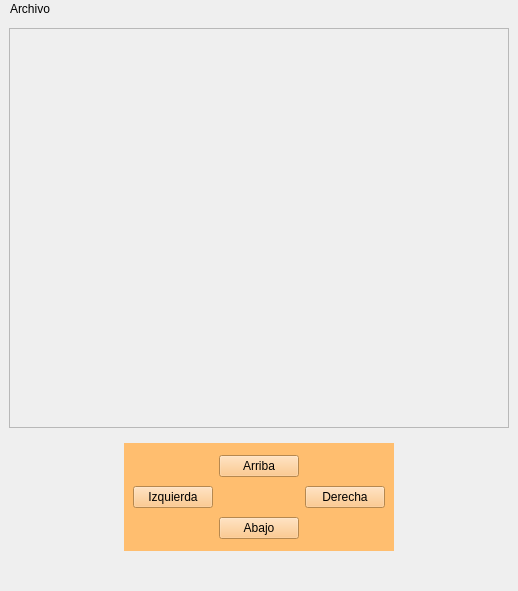
<?xml version="1.0" encoding="UTF-8"?>
<ui version="4.0">
 <class>Juego</class>
 <widget class="QMainWindow" name="Juego">
  <property name="geometry">
   <rect>
    <x>0</x>
    <y>0</y>
    <width>518</width>
    <height>591</height>
   </rect>
  </property>
  <property name="windowTitle">
   <string>Juego</string>
  </property>
  <property name="windowIcon">
   <iconset resource="recursos.qrc">
    <normaloff>:/recursos/circulo.png</normaloff>:/recursos/circulo.png</iconset>
  </property>
  <property name="styleSheet">
   <string notr="true">border-color: rgb(220, 138, 221);</string>
  </property>
  <widget class="QWidget" name="centralwidget">
   <layout class="QVBoxLayout" name="verticalLayout">
    <item>
     <widget class="QFrame" name="marco">
      <property name="minimumSize">
       <size>
        <width>500</width>
        <height>400</height>
       </size>
      </property>
      <property name="frameShape">
       <enum>QFrame::StyledPanel</enum>
      </property>
      <property name="frameShadow">
       <enum>QFrame::Raised</enum>
      </property>
     </widget>
    </item>
    <item>
     <widget class="QWidget" name="widget" native="true">
      <property name="maximumSize">
       <size>
        <width>16777215</width>
        <height>16777215</height>
       </size>
      </property>
      <layout class="QHBoxLayout" name="horizontalLayout">
       <item>
        <spacer name="horizontalSpacer">
         <property name="orientation">
          <enum>Qt::Horizontal</enum>
         </property>
         <property name="sizeHint" stdset="0">
          <size>
           <width>97</width>
           <height>20</height>
          </size>
         </property>
        </spacer>
       </item>
       <item>
        <widget class="QWidget" name="widget_2" native="true">
         <property name="styleSheet">
          <string notr="true">background-color: rgb(255, 190, 111);</string>
         </property>
         <layout class="QGridLayout" name="gridLayout">
          <item row="3" column="1">
           <widget class="QPushButton" name="btnAbajo">
            <property name="text">
             <string>Abajo</string>
            </property>
           </widget>
          </item>
          <item row="2" column="0">
           <widget class="QPushButton" name="btnIzqueirda">
            <property name="text">
             <string>Izquierda</string>
            </property>
           </widget>
          </item>
          <item row="2" column="2">
           <widget class="QPushButton" name="btnDerecha">
            <property name="text">
             <string>Derecha</string>
            </property>
           </widget>
          </item>
          <item row="1" column="1">
           <widget class="QPushButton" name="btnArriba">
            <property name="text">
             <string>Arriba</string>
            </property>
           </widget>
          </item>
         </layout>
        </widget>
       </item>
       <item>
        <spacer name="horizontalSpacer_2">
         <property name="orientation">
          <enum>Qt::Horizontal</enum>
         </property>
         <property name="sizeHint" stdset="0">
          <size>
           <width>97</width>
           <height>20</height>
          </size>
         </property>
        </spacer>
       </item>
      </layout>
     </widget>
    </item>
   </layout>
  </widget>
  <widget class="QMenuBar" name="menubar">
   <property name="geometry">
    <rect>
     <x>0</x>
     <y>0</y>
     <width>518</width>
     <height>22</height>
    </rect>
   </property>
   <widget class="QMenu" name="menuArchivo">
    <property name="title">
     <string>Archivo</string>
    </property>
    <addaction name="actionConfigraci0n"/>
    <addaction name="separator"/>
    <addaction name="actionSalir"/>
   </widget>
   <addaction name="menuArchivo"/>
  </widget>
  <widget class="QStatusBar" name="statusbar"/>
  <action name="actionConfigraci0n">
   <property name="text">
    <string>Configuración</string>
   </property>
  </action>
  <action name="actionSalir">
   <property name="text">
    <string>Salir</string>
   </property>
  </action>
 </widget>
 <resources>
  <include location="recursos.qrc"/>
 </resources>
 <connections/>
</ui>
